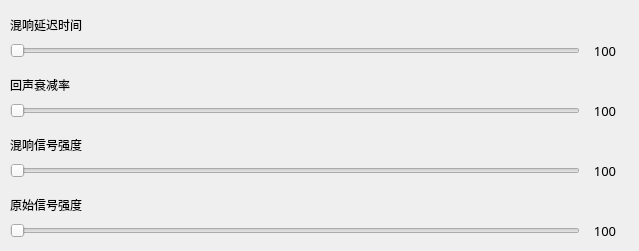
    <widget class="QWidget" name="page_7">
     <widget class="QLabel" name="label_22">
      <property name="geometry">
       <rect>
        <x>10</x>
        <y>70</y>
        <width>611</width>
        <height>30</height>
       </rect>
      </property>
      <property name="text">
       <string>回声衰减率</string>
      </property>
      <property name="alignment">
       <set>Qt::AlignLeading|Qt::AlignLeft|Qt::AlignVCenter</set>
      </property>
     </widget>
     <widget class="QLabel" name="label_23">
      <property name="geometry">
       <rect>
        <x>10</x>
        <y>10</y>
        <width>611</width>
        <height>30</height>
       </rect>
      </property>
      <property name="text">
       <string>混响延迟时间</string>
      </property>
      <property name="alignment">
       <set>Qt::AlignLeading|Qt::AlignLeft|Qt::AlignVCenter</set>
      </property>
     </widget>
     <widget class="QSlider" name="horizontalSlider_20">
      <property name="geometry">
       <rect>
        <x>10</x>
        <y>220</y>
        <width>570</width>
        <height>22</height>
       </rect>
      </property>
      <property name="maximum">
       <number>10</number>
      </property>
      <property name="orientation">
       <enum>Qt::Horizontal</enum>
      </property>
     </widget>
     <widget class="QSlider" name="horizontalSlider_21">
      <property name="geometry">
       <rect>
        <x>10</x>
        <y>160</y>
        <width>570</width>
        <height>22</height>
       </rect>
      </property>
      <property name="maximum">
       <number>10</number>
      </property>
      <property name="orientation">
       <enum>Qt::Horizontal</enum>
      </property>
     </widget>
     <widget class="QSlider" name="horizontalSlider_22">
      <property name="geometry">
       <rect>
        <x>10</x>
        <y>40</y>
        <width>570</width>
        <height>22</height>
       </rect>
      </property>
      <property name="maximum">
       <number>10</number>
      </property>
      <property name="orientation">
       <enum>Qt::Horizontal</enum>
      </property>
     </widget>
     <widget class="QLabel" name="label_24">
      <property name="geometry">
       <rect>
        <x>10</x>
        <y>190</y>
        <width>611</width>
        <height>30</height>
       </rect>
      </property>
      <property name="text">
       <string>原始信号强度</string>
      </property>
      <property name="alignment">
       <set>Qt::AlignLeading|Qt::AlignLeft|Qt::AlignVCenter</set>
      </property>
     </widget>
     <widget class="QLabel" name="label_25">
      <property name="geometry">
       <rect>
        <x>10</x>
        <y>130</y>
        <width>611</width>
        <height>30</height>
       </rect>
      </property>
      <property name="text">
       <string>混响信号强度</string>
      </property>
      <property name="alignment">
       <set>Qt::AlignLeading|Qt::AlignLeft|Qt::AlignVCenter</set>
      </property>
     </widget>
     <widget class="QSlider" name="horizontalSlider_23">
      <property name="geometry">
       <rect>
        <x>10</x>
        <y>100</y>
        <width>570</width>
        <height>22</height>
       </rect>
      </property>
      <property name="maximum">
       <number>10</number>
      </property>
      <property name="orientation">
       <enum>Qt::Horizontal</enum>
      </property>
     </widget>
     <widget class="QLabel" name="num_label_20">
      <property name="geometry">
       <rect>
        <x>580</x>
        <y>40</y>
        <width>50</width>
        <height>22</height>
       </rect>
      </property>
      <property name="font">
       <font>
        <family>微软雅黑</family>
        <pointsize>10</pointsize>
       </font>
      </property>
      <property name="text">
       <string>100</string>
      </property>
      <property name="alignment">
       <set>Qt::AlignCenter</set>
      </property>
     </widget>
     <widget class="QLabel" name="num_label_21">
      <property name="geometry">
       <rect>
        <x>580</x>
        <y>220</y>
        <width>50</width>
        <height>22</height>
       </rect>
      </property>
      <property name="font">
       <font>
        <family>微软雅黑</family>
        <pointsize>10</pointsize>
       </font>
      </property>
      <property name="text">
       <string>100</string>
      </property>
      <property name="alignment">
       <set>Qt::AlignCenter</set>
      </property>
     </widget>
     <widget class="QLabel" name="num_label_22">
      <property name="geometry">
       <rect>
        <x>580</x>
        <y>160</y>
        <width>50</width>
        <height>22</height>
       </rect>
      </property>
      <property name="font">
       <font>
        <family>微软雅黑</family>
        <pointsize>10</pointsize>
       </font>
      </property>
      <property name="text">
       <string>100</string>
      </property>
      <property name="alignment">
       <set>Qt::AlignCenter</set>
      </property>
     </widget>
     <widget class="QLabel" name="num_label_23">
      <property name="geometry">
       <rect>
        <x>580</x>
        <y>100</y>
        <width>50</width>
        <height>22</height>
       </rect>
      </property>
      <property name="font">
       <font>
        <family>微软雅黑</family>
        <pointsize>10</pointsize>
       </font>
      </property>
      <property name="text">
       <string>100</string>
      </property>
      <property name="alignment">
       <set>Qt::AlignCenter</set>
      </property>
     </widget>
    </widget>
